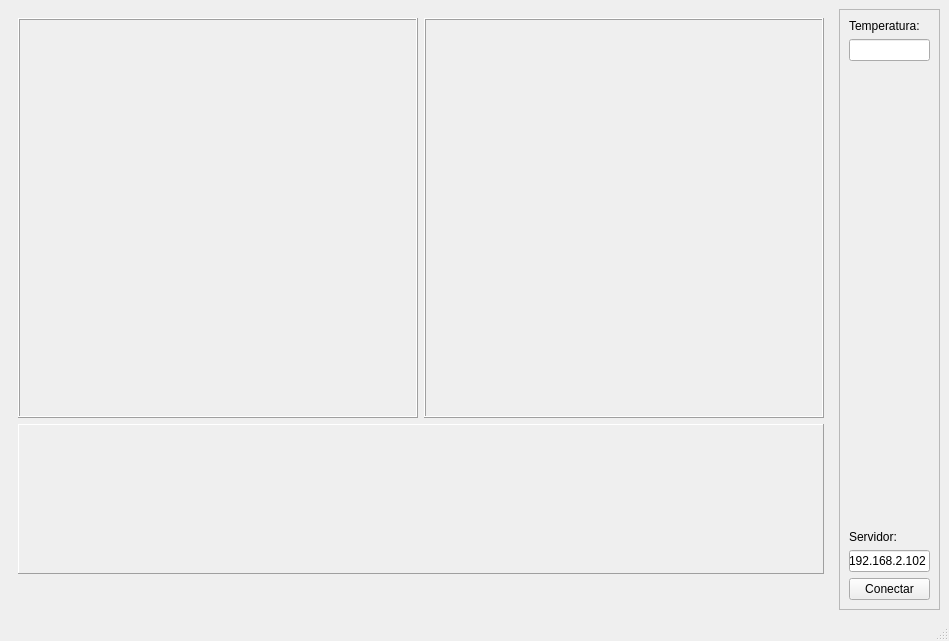
<?xml version="1.0" encoding="UTF-8"?>
<ui version="4.0">
 <class>MainWindow</class>
 <widget class="QMainWindow" name="MainWindow">
  <property name="geometry">
   <rect>
    <x>0</x>
    <y>0</y>
    <width>949</width>
    <height>641</height>
   </rect>
  </property>
  <property name="windowTitle">
   <string>BotCam-GUI</string>
  </property>
  <widget class="QWidget" name="centralwidget">
   <layout class="QHBoxLayout" name="horizontalLayout_2">
    <item>
     <widget class="QFrame" name="horizontalFrame">
      <layout class="QHBoxLayout" name="horizontalLayout">
       <item>
        <layout class="QVBoxLayout" name="verticalLayout_3">
         <item>
          <layout class="QHBoxLayout" name="horizontalLayout_3">
           <item>
            <widget class="QFrame" name="frmPicture">
             <property name="minimumSize">
              <size>
               <width>400</width>
               <height>400</height>
              </size>
             </property>
             <property name="frameShape">
              <enum>QFrame::Box</enum>
             </property>
             <property name="frameShadow">
              <enum>QFrame::Raised</enum>
             </property>
            </widget>
           </item>
           <item>
            <widget class="QFrame" name="frmArm">
             <property name="minimumSize">
              <size>
               <width>400</width>
               <height>0</height>
              </size>
             </property>
             <property name="frameShape">
              <enum>QFrame::Box</enum>
             </property>
             <property name="frameShadow">
              <enum>QFrame::Raised</enum>
             </property>
            </widget>
           </item>
          </layout>
         </item>
         <item>
          <widget class="QFrame" name="frmClocks">
           <property name="minimumSize">
            <size>
             <width>0</width>
             <height>150</height>
            </size>
           </property>
           <property name="frameShape">
            <enum>QFrame::Panel</enum>
           </property>
           <property name="frameShadow">
            <enum>QFrame::Raised</enum>
           </property>
          </widget>
         </item>
         <item>
          <spacer name="verticalSpacer">
           <property name="orientation">
            <enum>Qt::Vertical</enum>
           </property>
           <property name="sizeHint" stdset="0">
            <size>
             <width>20</width>
             <height>40</height>
            </size>
           </property>
          </spacer>
         </item>
        </layout>
       </item>
      </layout>
     </widget>
    </item>
    <item>
     <widget class="QFrame" name="frame">
      <property name="maximumSize">
       <size>
        <width>200</width>
        <height>16777215</height>
       </size>
      </property>
      <property name="frameShape">
       <enum>QFrame::StyledPanel</enum>
      </property>
      <property name="frameShadow">
       <enum>QFrame::Raised</enum>
      </property>
      <layout class="QVBoxLayout" name="verticalLayout_2">
       <item>
        <layout class="QVBoxLayout" name="verticalLayout">
         <item>
          <widget class="QLabel" name="label">
           <property name="sizePolicy">
            <sizepolicy hsizetype="Preferred" vsizetype="Minimum">
             <horstretch>0</horstretch>
             <verstretch>0</verstretch>
            </sizepolicy>
           </property>
           <property name="text">
            <string>Temperatura:</string>
           </property>
          </widget>
         </item>
         <item>
          <widget class="QLineEdit" name="txtTemp"/>
         </item>
         <item>
          <spacer name="verticalSpacer_2">
           <property name="orientation">
            <enum>Qt::Vertical</enum>
           </property>
           <property name="sizeHint" stdset="0">
            <size>
             <width>20</width>
             <height>40</height>
            </size>
           </property>
          </spacer>
         </item>
         <item>
          <widget class="QLabel" name="label_2">
           <property name="text">
            <string>Servidor:</string>
           </property>
          </widget>
         </item>
         <item>
          <widget class="QLineEdit" name="txtIP">
           <property name="text">
            <string>192.168.2.102</string>
           </property>
          </widget>
         </item>
         <item>
          <widget class="QPushButton" name="btnConectar">
           <property name="text">
            <string>Conectar</string>
           </property>
          </widget>
         </item>
        </layout>
       </item>
      </layout>
     </widget>
    </item>
   </layout>
  </widget>
  <widget class="QMenuBar" name="menubar">
   <property name="geometry">
    <rect>
     <x>0</x>
     <y>0</y>
     <width>949</width>
     <height>21</height>
    </rect>
   </property>
  </widget>
  <widget class="QStatusBar" name="statusbar"/>
 </widget>
 <resources/>
 <connections/>
</ui>
